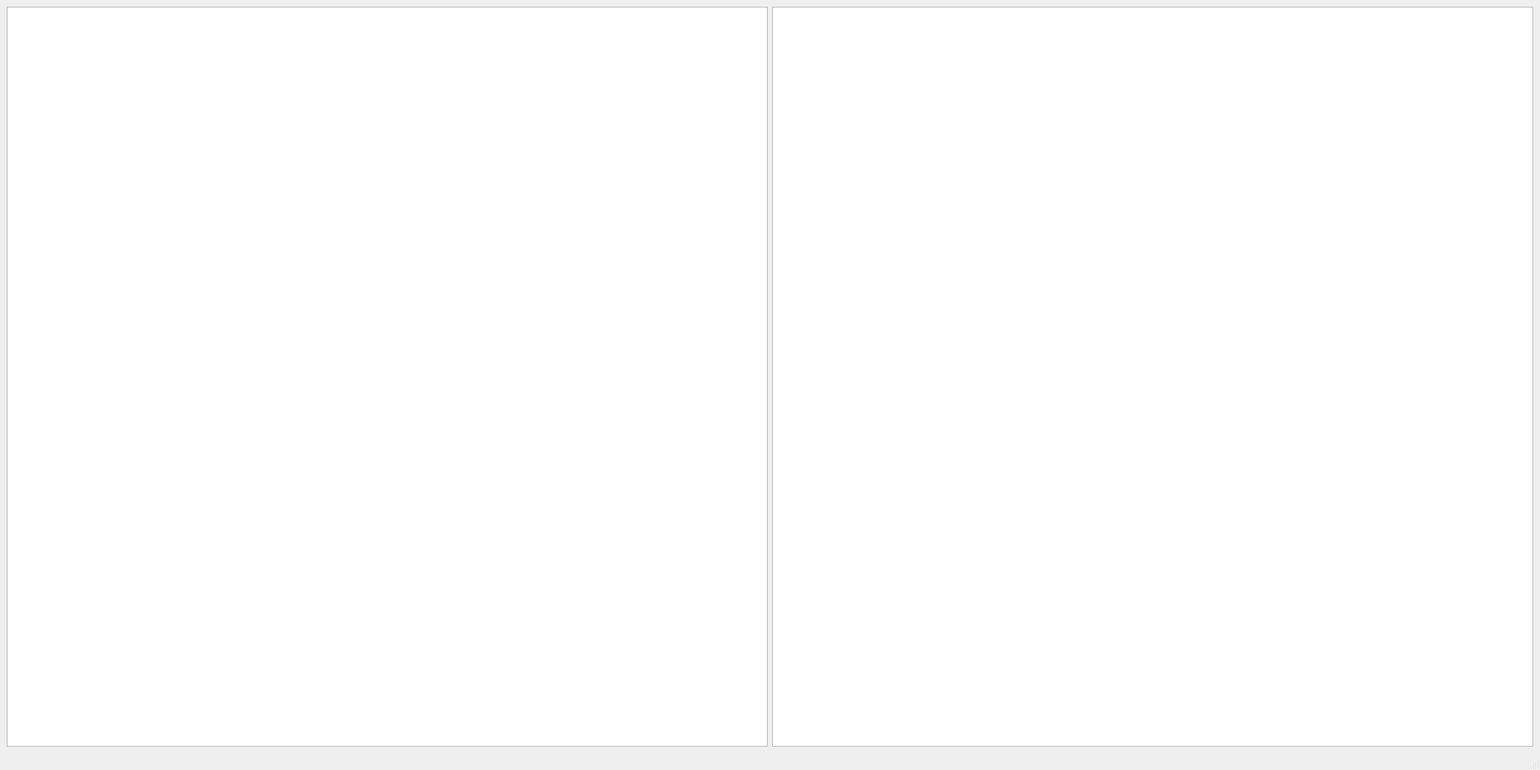
<?xml version="1.0" encoding="UTF-8"?>
<ui version="4.0">
 <class>QTView</class>
 <widget class="QMainWindow" name="QTView">
  <property name="geometry">
   <rect>
    <x>0</x>
    <y>0</y>
    <width>2048</width>
    <height>1024</height>
   </rect>
  </property>
  <property name="windowTitle">
   <string>QTView</string>
  </property>
  <widget class="QWidget" name="centralwidget">
   <layout class="QGridLayout" name="gridLayout_2">
    <item row="0" column="0">
     <layout class="QGridLayout" name="gridLayout">
      <item row="2" column="0">
       <widget class="QTableView" name="tbl_recipes"/>
      </item>
      <item row="2" column="1">
       <widget class="QTableView" name="tbl_ingredients"/>
      </item>
     </layout>
    </item>
   </layout>
  </widget>
  <widget class="QMenuBar" name="menubar">
   <property name="geometry">
    <rect>
     <x>0</x>
     <y>0</y>
     <width>2048</width>
     <height>21</height>
    </rect>
   </property>
  </widget>
  <widget class="QStatusBar" name="statusbar"/>
 </widget>
 <resources/>
 <connections/>
</ui>
